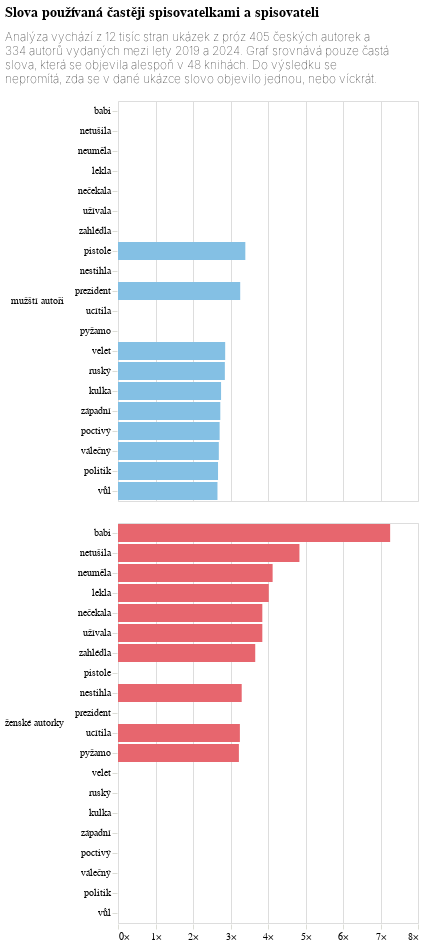

Notebook code cell kept with this figure:
### Code cell
mz_graf = alt.Chart(
    do_grafu,
    title={'text': titulek, 'subtitle': podtitulek},
    width=300
).mark_bar().encode(
    alt.X(
        "rozdíl:Q", 
        title=None, 
        axis=alt.Axis(labelExpr="datum.label + '×'", domainOpacity=0, tickColor='#DCDDD6')
    ),
    alt.Y(
        'slovo:N', 
        sort='-x', 
        title=None, 
        axis=alt.Axis(tickColor='#DCDDD6', domainOpacity=0)
    ),
    alt.Color(
        "mz:N", 
        legend=None, 
        scale=alt.Scale(range=['#84c0e4', '#E7666E'])
    ),
    alt.Row(
        'mz:N',
        title=None,
        header=alt.Header(
            labelAngle=0, 
            labelAlign='left',
            labelAnchor='middle', 
            labelFont='Asap'
        )
    )
).transform_filter(
    alt.datum.mz != ''  # This ensures we filter rows based on non-empty 'mz'.
)

mz_graf

### Figure 1 — Vega-Lite specification as saved in the notebook (floating-point values rounded to 4 significant figures)
{"config": {"title": {"font": "Noticia Text", "fontSize": 14, "anchor": "start", "fontWeight": "bolder", "subtitleFont": "Noticia Text", "subtitleFontSize": 12, "subtitleFontWeight": "lighter", "subtitlePadding": 12, "dy": -12}, "axis": {"labelFont": "Asap", "titleFont": "Asap", "fontWeight": "lighter", "titleFontWeight": "lighter", "labelFontSize": 10, "titleFontSize": 10, "labelPadding": 2, "titlePadding": 10}, "legend": {"labelFont": "Asap", "labelFontWeight": "normal", "titleFont": "Asap", "titleFontWeight": "normal", "labelFontSize": 10, "titleFontSize": 10}}, "data": {"name": "data-0481e9da5e48a1c5e5718fa4b91dcac3"}, "mark": {"type": "bar"}, "encoding": {"color": {"field": "mz", "legend": null, "scale": {"range": ["#84c0e4", "#E7666E"]}, "type": "nominal"}, "row": {"field": "mz", "header": {"labelAlign": "left", "labelAnchor": "middle", "labelAngle": 0, "labelFont": "Asap"}, "title": null, "type": "nominal"}, "x": {"axis": {"domainOpacity": 0, "labelExpr": "datum.label + '×'", "tickColor": "#DCDDD6"}, "field": "rozdíl", "title": null, "type": "quantitative"}, "y": {"axis": {"domainOpacity": 0, "tickColor": "#DCDDD6"}, "field": "slovo", "sort": "-x", "title": null, "type": "nominal"}}, "title": {"text": ["Slova používaná častěji spisovatelkami a spisovateli"], "subtitle": ["Analýza vychází z 12 tisíc stran ukázek z próz 405 českých autorek a", "334 autorů vydaných mezi lety 2019 a 2024. Graf srovnává pouze častá", "slova, která se objevila alespoň v 48 knihách. Do výsledku se", "nepromítá, zda se v dané ukázce slovo objevilo jednou, nebo víckrát."]}, "transform": [{"filter": "(datum.mz !== '')"}], "width": 300, "$schema": "https://vega.github.io/schema/vega-lite/v5.8.0.json", "datasets": {"data-0481e9da5e48a1c5e5718fa4b91dcac3": [{"slovo": "babi", "rozdíl": 7.257, "mz": "ženské autorky"}, {"slovo": "netušila", "rozdíl": 4.838, "mz": "ženské autorky"}, {"slovo": "neuměla", "rozdíl": 4.123, "mz": "ženské autorky"}, {"slovo": "lekla", "rozdíl": 4.02, "mz": "ženské autorky"}, {"slovo": "nečekala", "rozdíl": 3.849, "mz": "ženské autorky"}, {"slovo": "užívala", "rozdíl": 3.849, "mz": "ženské autorky"}, {"slovo": "zahlédla", "rozdíl": 3.66, "mz": "ženské autorky"}, {"slovo": "nestihla", "rozdíl": 3.299, "mz": "ženské autorky"}, {"slovo": "ucítila", "rozdíl": 3.25, "mz": "ženské autorky"}, {"slovo": "pyžamo", "rozdíl": 3.224, "mz": "ženské autorky"}, {"slovo": "vůl", "rozdíl": 2.653, "mz": "mužští autoři"}, {"slovo": "politik", "rozdíl": 2.668, "mz": "mužští autoři"}, {"slovo": "válečný", "rozdíl": 2.689, "mz": "mužští autoři"}, {"slovo": "poctivý", "rozdíl": 2.71, "mz": "mužští autoři"}, {"slovo": "západní", "rozdíl": 2.728, "mz": "mužští autoři"}, {"slovo": "kulka", "rozdíl": 2.749, "mz": "mužští autoři"}, {"slovo": "ruský", "rozdíl": 2.85, "mz": "mužští autoři"}, {"slovo": "velet", "rozdíl": 2.858, "mz": "mužští autoři"}, {"slovo": "prezident", "rozdíl": 3.259, "mz": "mužští autoři"}, {"slovo": "pistole", "rozdíl": 3.395, "mz": "mužští autoři"}]}}
